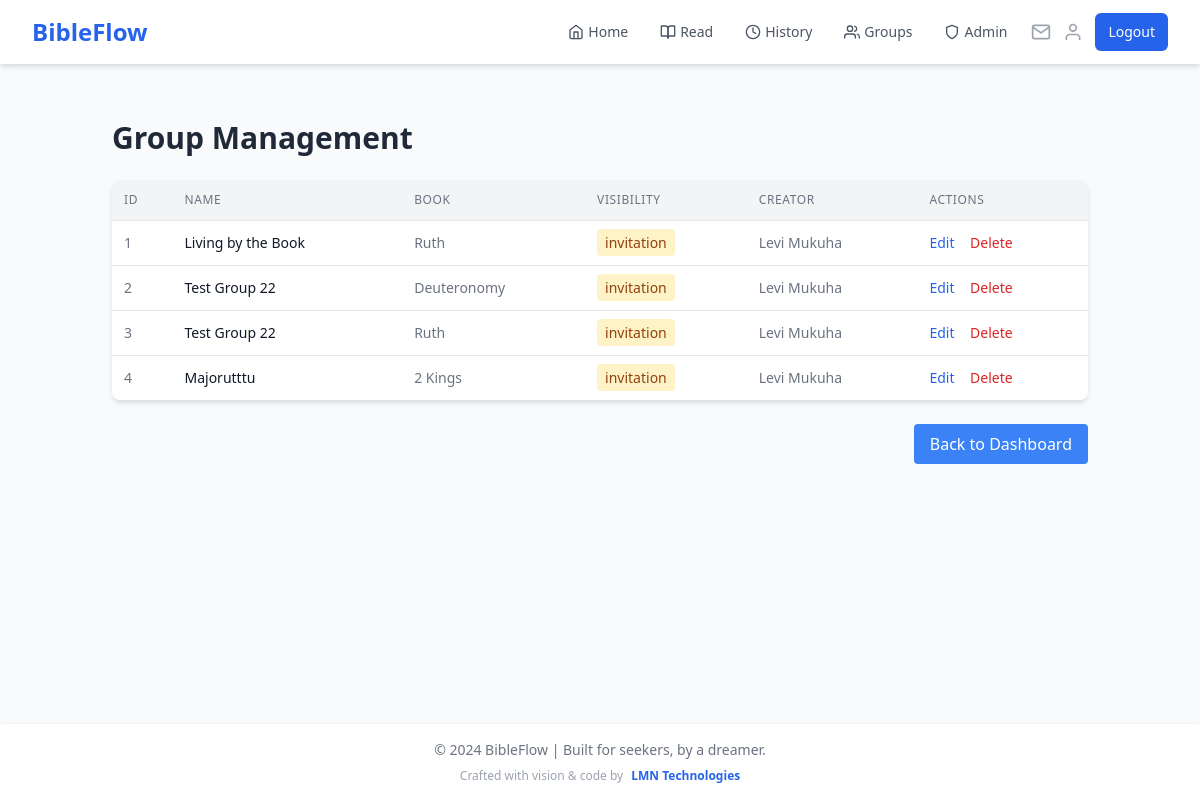
The page /admin/groups (signed in) on the database as committed earlier.
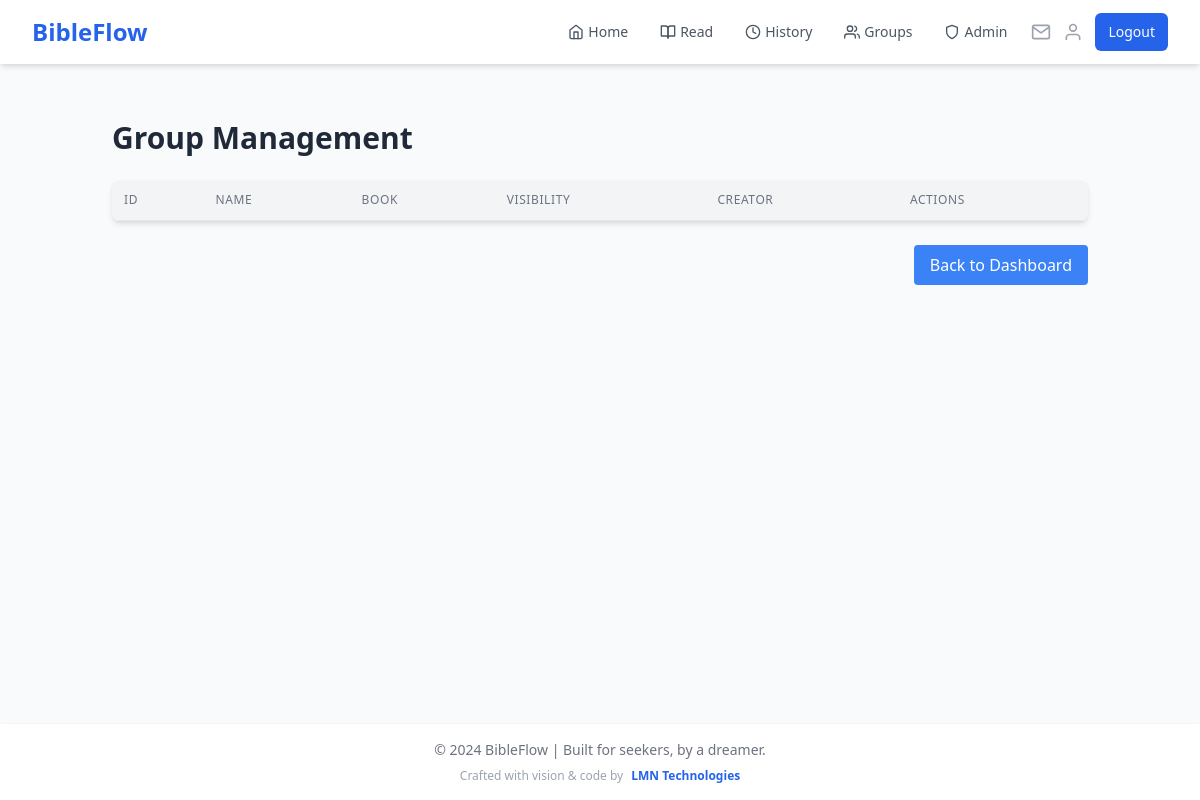
The same page on the database as committed later.
### app.py (models this page shows)
class ReadingGroup(db.Model):
    id = db.Column(db.Integer, primary_key=True)
    name = db.Column(db.String(100), nullable=False)
    description = db.Column(db.Text)
    created_at = db.Column(db.DateTime, default=datetime.utcnow)
    book = db.Column(db.String(50), nullable=False)
    current_chapter = db.Column(db.Integer, default=1)
    target_completion_date = db.Column(db.DateTime)
    creator_id = db.Column(db.Integer, db.ForeignKey('user.id'), nullable=False)
    visibility = db.Column(db.String(20), default='public')
    access_code = db.Column(db.String(20))
    members = db.relationship('GroupMember', backref='reading_group', lazy='joined')
    readings = db.relationship('GroupReading', backref='reading_group', lazy='dynamic')
    invitations = db.relationship('GroupInvitation', backref='reading_group', lazy='dynamic')

class User(UserMixin, db.Model):
    id = db.Column(db.Integer, primary_key=True)
    name = db.Column(db.String(100), nullable=False)
    email = db.Column(db.String(120), unique=True, nullable=False, index=True)
    password_hash = db.Column(db.String(200), nullable=False)
    streak = db.Column(db.Integer, default=0)
    last_read_date = db.Column(db.DateTime, index=True)
    readings = db.relationship('Reading', backref='user', lazy='dynamic')
    preferred_version = db.Column(db.String(10), default='KJV')
    created_groups = db.relationship('ReadingGroup', backref='creator', lazy='dynamic')
    group_memberships = db.relationship('GroupMember', backref='user', lazy='dynamic')

### app.py (the view)
@app.route('/admin/groups')
@login_required
@admin_required
def admin_groups():
    page = request.args.get('page', 1, type=int)
    per_page = 20
    groups = ReadingGroup.query.paginate(page=page, per_page=per_page, error_out=False)
    return render_template('admin/groups.html', groups=groups)

### app.py (called while the page is built)
@login_manager.user_loader
def load_user(user_id):
    if 'user_id' in session:
        return User.query.get(int(session['user_id']))
    return None

@app.context_processor
def inject_user_name():
    if current_user.is_authenticated:
        return dict(user_name=current_user.name)
    return dict(user_name='Guest')

@app.context_processor
def inject_invitation_count():
    if current_user.is_authenticated:
        invitation_count = GroupInvitation.query.filter(
            GroupInvitation.email == current_user.email,
            GroupInvitation.used == False,
            GroupInvitation.expires_at > datetime.utcnow()
        ).count()
        return dict(invitation_count=invitation_count)
    return dict(invitation_count=0)

def admin_required(f):
    @wraps(f)
    def decorated_function(*args, **kwargs):
        if not current_user.is_authenticated or current_user.email.lower() != 'mukuhalevi@gmail.com'.lower():
            flash('You do not have permission to access the admin panel.')
            return redirect(url_for('home'))
        return f(*args, **kwargs)
    return decorated_function

### templates/admin/groups.html (shortened to what this page needs)
{% extends "base.html" %}
{% block content %}
<div class="container mx-auto p-6">
    <h1 class="text-3xl font-bold mb-6 text-gray-800">Group Management</h1>
    <div class="bg-white shadow-md rounded-lg overflow-hidden">
        <table class="w-full">
            <thead class="bg-gray-100 border-b">
                <tr>
                    <th class="p-3 text-left text-xs font-medium text-gray-500 uppercase tracking-wider">ID</th>
                    <th class="p-3 text-left text-xs font-medium text-gray-500 uppercase tracking-wider">Name</th>
                    <th class="p-3 text-left text-xs font-medium text-gray-500 uppercase tracking-wider">Book</th>
                    <th class="p-3 text-left text-xs font-medium text-gray-500 uppercase tracking-wider">Visibility</th>
                    <th class="p-3 text-left text-xs font-medium text-gray-500 uppercase tracking-wider">Creator</th>
                    <th class="p-3 text-left text-xs font-medium text-gray-500 uppercase tracking-wider">Actions</th>
                </tr>
            </thead>
            <tbody class="divide-y divide-gray-200">
                {% for group in groups.items %}
                <tr class="hover:bg-gray-50">
                    <td class="p-3 whitespace-nowrap text-sm text-gray-500">{{ group.id }}</td>
                    <td class="p-3 whitespace-nowrap text-sm font-medium text-gray-900">{{ group.name }}</td>
                    <td class="p-3 whitespace-nowrap text-sm text-gray-500">{{ group.book }}</td>
                    <td class="p-3 whitespace-nowrap text-sm text-gray-500">
                        <span class="px-2 py-1 rounded
                            {% if group.visibility == 'public' %}bg-green-100 text-green-800
                            {% elif group.visibility == 'private' %}bg-red-100 text-red-800
                            {% else %}bg-yellow-100 text-yellow-800{% endif %}
                        ">
                            {{ group.visibility }}
                        </span>
                    </td>
                    <td class="p-3 whitespace-nowrap text-sm text-gray-500">{{ group.creator.name }}</td>
                    <td class="p-3 whitespace-nowrap text-sm font-medium">
                        <a href="{{ url_for('admin_edit_group', group_id=group.id) }}" class="text-blue-600 hover:text-blue-900 mr-3">Edit</a>
                        <form method="POST" action="{{ url_for('admin_delete_group', group_id=group.id) }}" class="inline">
                            <button type="submit" class="text-red-600 hover:text-red-900" onclick="return confirm('Are you sure?')">Delete</button>
                        </form>
                    </td>
                </tr>
                {% endfor %}
            </tbody>
        </table>
    </div>
    <div class="mt-6 flex items-center justify-between">
        <a href="{{ url_for('admin_dashboard') }}" class="px-4 py-2 bg-blue-500 text-white rounded hover:bg-blue-600">
            Back to Dashboard
        </a>
    </div>
</div>
{% endblock %}

Rows that differ between the two databases and show on the page:
removed ReadingGroup: id "1", name "Living by the Book", book "Ruth", visibility "invitation", creator.name "Levi Mukuha"
removed ReadingGroup: id "2", name "Test Group 22", book "Deuteronomy", visibility "invitation", creator.name "Levi Mukuha"
removed ReadingGroup: id "3", name "Test Group 22", book "Ruth", visibility "invitation", creator.name "Levi Mukuha"
removed ReadingGroup: id "4", name "Majorutttu", book "2 Kings", visibility "invitation", creator.name "Levi Mukuha"
